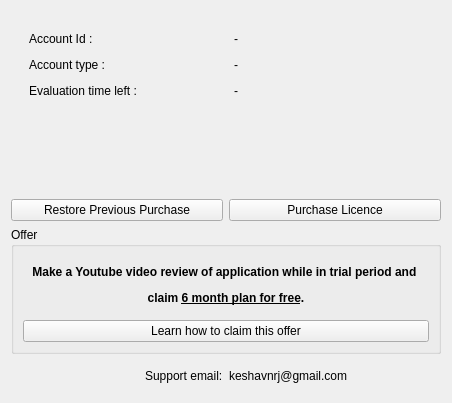
<?xml version="1.0" encoding="UTF-8"?>
<ui version="4.0">
 <class>account</class>
 <widget class="QWidget" name="account">
  <property name="windowTitle">
   <string>Account</string>
  </property>
  <layout class="QVBoxLayout" name="verticalLayout">
   <item>
    <widget class="QFrame" name="frame1">
     <property name="styleSheet">
      <string notr="true">QFrame#frame1{
		 padding: 9px;
         background-image:url(:/icons/texture.png);
		  background-clip: border;
}</string>
     </property>
     <layout class="QGridLayout" name="gridLayout">
      <item row="0" column="0">
       <widget class="QLabel" name="label">
        <property name="text">
         <string>Account Id :</string>
        </property>
       </widget>
      </item>
      <item row="1" column="0">
       <widget class="QLabel" name="label_3">
        <property name="text">
         <string>Account type :</string>
        </property>
       </widget>
      </item>
      <item row="1" column="1">
       <widget class="QLabel" name="acc_type">
        <property name="minimumSize">
         <size>
          <width>0</width>
          <height>20</height>
         </size>
        </property>
        <property name="styleSheet">
         <string notr="true">padding: 2px;
</string>
        </property>
        <property name="text">
         <string>-</string>
        </property>
       </widget>
      </item>
      <item row="0" column="1">
       <widget class="QLabel" name="id">
        <property name="minimumSize">
         <size>
          <width>0</width>
          <height>20</height>
         </size>
        </property>
        <property name="styleSheet">
         <string notr="true">padding: 2px;
</string>
        </property>
        <property name="text">
         <string>-</string>
        </property>
        <property name="textInteractionFlags">
         <set>Qt::LinksAccessibleByMouse|Qt::TextSelectableByMouse</set>
        </property>
       </widget>
      </item>
      <item row="2" column="0">
       <widget class="QLabel" name="label_4">
        <property name="text">
         <string>Evaluation time left :</string>
        </property>
       </widget>
      </item>
      <item row="2" column="1">
       <widget class="QLabel" name="time_left">
        <property name="minimumSize">
         <size>
          <width>0</width>
          <height>20</height>
         </size>
        </property>
        <property name="styleSheet">
         <string notr="true">padding: 2px;</string>
        </property>
        <property name="text">
         <string>-</string>
        </property>
       </widget>
      </item>
     </layout>
    </widget>
   </item>
   <item>
    <widget class="QFrame" name="frame">
     <property name="styleSheet">
      <string notr="true">QFrame#frame{
		  padding: 9px;
         background-image:url(:/icons/texture.png);
		  background-clip: border;
}</string>
     </property>
     <layout class="QVBoxLayout" name="verticalLayout_4">
      <property name="leftMargin">
       <number>0</number>
      </property>
      <property name="topMargin">
       <number>0</number>
      </property>
      <property name="rightMargin">
       <number>0</number>
      </property>
      <property name="bottomMargin">
       <number>0</number>
      </property>
      <item>
       <widget class="QLabel" name="status">
        <property name="minimumSize">
         <size>
          <width>0</width>
          <height>50</height>
         </size>
        </property>
        <property name="maximumSize">
         <size>
          <width>16777215</width>
          <height>150</height>
         </size>
        </property>
        <property name="styleSheet">
         <string notr="true"/>
        </property>
        <property name="text">
         <string/>
        </property>
        <property name="alignment">
         <set>Qt::AlignCenter</set>
        </property>
        <property name="wordWrap">
         <bool>true</bool>
        </property>
       </widget>
      </item>
     </layout>
    </widget>
   </item>
   <item>
    <layout class="QHBoxLayout" name="horizontalLayout">
     <item>
      <widget class="QPushButton" name="restore_purchase">
       <property name="text">
        <string>Restore Previous Purchase</string>
       </property>
       <property name="icon">
        <iconset resource="icons.qrc">
         <normaloff>:/icons/refresh-line.png</normaloff>:/icons/refresh-line.png</iconset>
       </property>
       <property name="iconSize">
        <size>
         <width>22</width>
         <height>22</height>
        </size>
       </property>
      </widget>
     </item>
     <item>
      <widget class="QPushButton" name="buy_external">
       <property name="text">
        <string>Purchase Licence</string>
       </property>
       <property name="icon">
        <iconset resource="icons.qrc">
         <normaloff>:/icons/shopping-cart-line.png</normaloff>:/icons/shopping-cart-line.png</iconset>
       </property>
       <property name="iconSize">
        <size>
         <width>22</width>
         <height>22</height>
        </size>
       </property>
      </widget>
     </item>
    </layout>
   </item>
   <item>
    <widget class="QGroupBox" name="offer_groupBox">
     <property name="styleSheet">
      <string notr="true"/>
     </property>
     <property name="title">
      <string>Offer</string>
     </property>
     <layout class="QVBoxLayout" name="verticalLayout_2">
      <item>
       <widget class="QWidget" name="wid" native="true">
        <property name="styleSheet">
         <string notr="true"/>
        </property>
        <layout class="QHBoxLayout" name="horizontalLayout_3">
         <item>
          <widget class="QLabel" name="label_14">
           <property name="styleSheet">
            <string notr="true">QLabel{
	background-color:transparent;
}</string>
           </property>
           <property name="text">
            <string>&lt;html&gt;&lt;head/&gt;&lt;body&gt;&lt;p align=&quot;center&quot;&gt;&lt;span style=&quot; font-weight:600;&quot;&gt;Make a Youtube video review of application while in trial period and &lt;/span&gt;&lt;/p&gt;&lt;p align=&quot;center&quot;&gt;&lt;span style=&quot; font-weight:600;&quot;&gt;claim &lt;/span&gt;&lt;span style=&quot; font-weight:600; text-decoration: underline;&quot;&gt;6 month plan for free&lt;/span&gt;&lt;span style=&quot; font-weight:600;&quot;&gt;.&lt;/span&gt;&lt;/p&gt;&lt;/body&gt;&lt;/html&gt;</string>
           </property>
          </widget>
         </item>
        </layout>
       </widget>
      </item>
      <item>
       <widget class="QPushButton" name="offer_claim_ins">
        <property name="text">
         <string>Learn how to claim this offer</string>
        </property>
       </widget>
      </item>
     </layout>
    </widget>
   </item>
   <item>
    <layout class="QHBoxLayout" name="horizontalLayout_2">
     <property name="topMargin">
      <number>9</number>
     </property>
     <property name="bottomMargin">
      <number>9</number>
     </property>
     <item alignment="Qt::AlignRight">
      <widget class="QLabel" name="label_13">
       <property name="text">
        <string>Support email:</string>
       </property>
      </widget>
     </item>
     <item alignment="Qt::AlignLeft">
      <widget class="QLabel" name="email">
       <property name="text">
        <string>keshavnrj@gmail.com</string>
       </property>
      </widget>
     </item>
    </layout>
   </item>
  </layout>
 </widget>
 <resources>
  <include location="icons.qrc"/>
 </resources>
 <connections/>
</ui>
